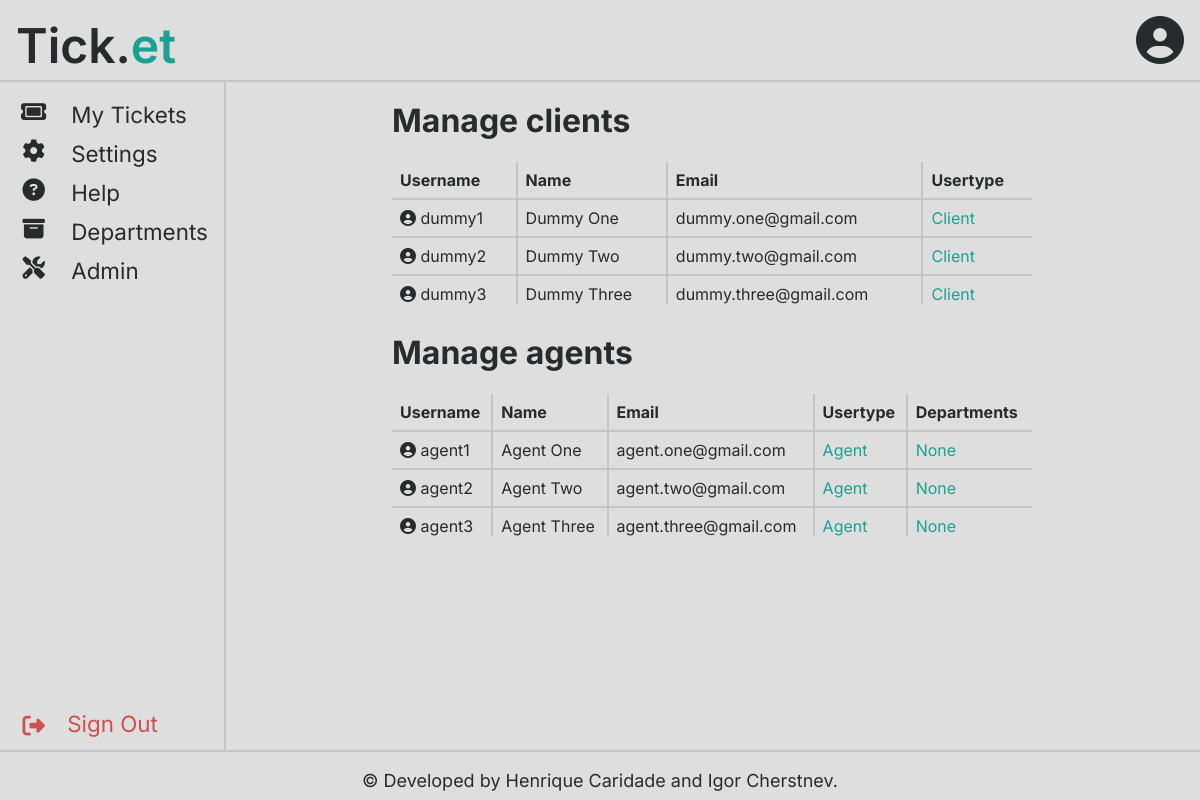
The app's page /pages/admin.php (signed in), older data.
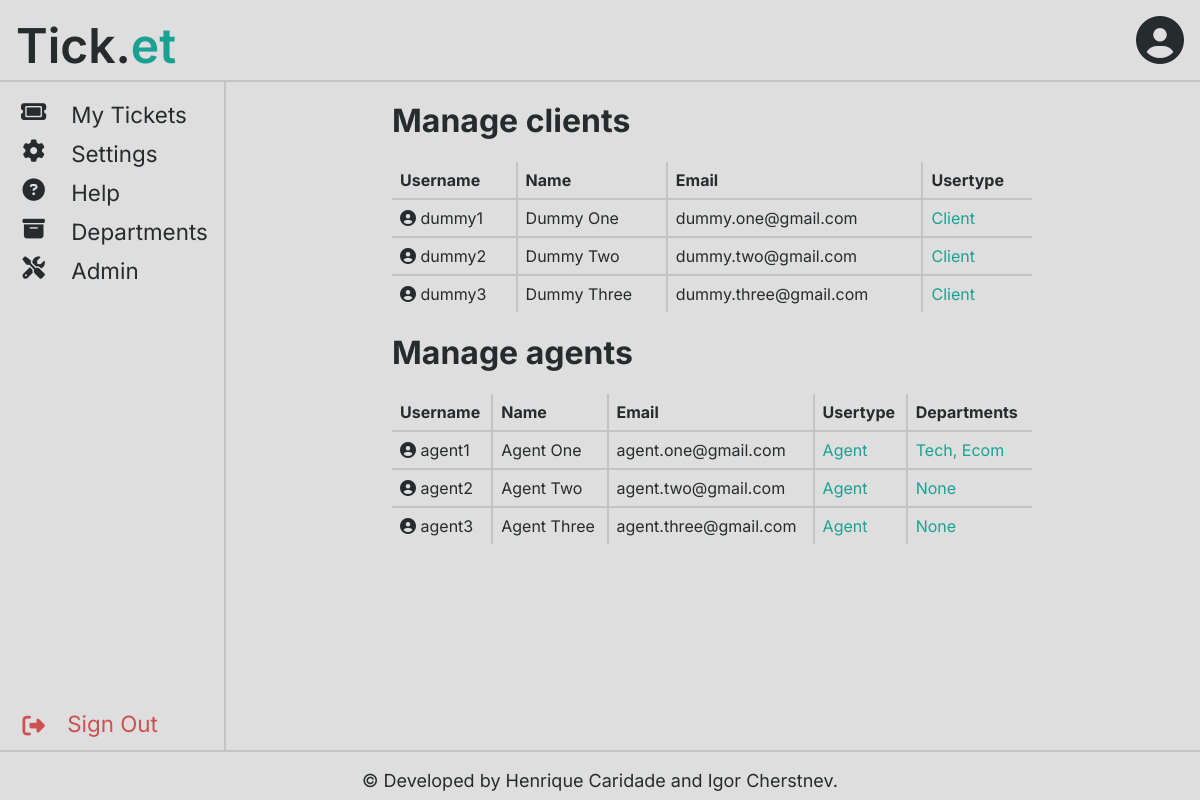
The same page, newer data.
### tables this page shows
CREATE TABLE User (
    username STRING PRIMARY KEY NOT NULL,
    name STRING NOT NULL,
    email STRING UNIQUE NOT NULL,
    password STRING NOT NULL,
    salt STRING NOT NULL,
    userType STRING NOT NULL CHECK (userType IN('Client', 'Agent', 'Admin'))
);

CREATE TABLE Department(
    name STRING PRIMARY KEY NOT NULL,
    abbrev STRING UNIQUE NOT NULL
);

### classes/user.php (called while the page is built, shortened)
<?php
    include_once("../classes/department.php");
    class User {
        protected function __construct(string $username, string $name, string $email, string $userType = User::USERTYPE_CLIENT) {
            $this->username = $username;
            $this->name = $name;
            $this->email = filter_var($email, FILTER_SANITIZE_EMAIL);
            $this->userType = $userType;
        }
        private static function fromArray(array $user) : User {
            return new User($user['username'], $user['name'], $user['email'], $user['userType']);
        }
        public static function getAllClients(PDO $db) : array {
            $stmt = $db->prepare('SELECT * FROM User WHERE userType = \'Client\' ');
            $stmt->execute();
            $usersArray = array();
            foreach($stmt->fetchAll() as $user){
                $usersArray[] = User::fromArray($user);
            }
            return $usersArray;
        }
    }
    class Agent extends User {
        private function __construct(string $username, string $name, string $email, array $departments, string $userType = User::USERTYPE_AGENT) {
            $this->departments = $departments;
        }
        private static function fromArrays(array $agent, array $departments) : Agent {
            return new Agent($agent['username'], $agent['name'], $agent['email'], $departments, $agent['userType']);
        }
        public static function getAllAgents(PDO $db) : array {
            $stmt = $db->prepare('SELECT * FROM User WHERE userType=\'Agent\' ');
            $stmt->execute();
            $agentsArray = array();
            foreach($stmt->fetchAll() as $agent){
                $agentsArray[] = Agent::fromArrays($agent, Department::getDepartmentsFromAgent($db, $agent['username']));
            }
            return $agentsArray;
        }
    }
?>

### classes/session.php (called while the page is built, shortened)
<?php
    include_once('../classes/user.php');
    class Session {
        public function getRights(string $userType){
            if($userType === User::USERTYPE_AGENT){
                return $_SESSION[Session::USERTYPE] === User::USERTYPE_AGENT or $_SESSION[Session::USERTYPE] === User::USERTYPE_ADMIN;
            }
            if($userType === User::USERTYPE_ADMIN){
                return $_SESSION[Session::USERTYPE] === User::USERTYPE_ADMIN;
            }
        }
    }
?>

### classes/department.php (called while the page is built, shortened)
<?php
    class Department{
        private function __construct(string $name, string $abbrev) {
            $this->abbrev = $abbrev;
        }
        private static function fromArray(array $department) : Department {
            return new Department($department["name"], $department["abbrev"]);
        }
        public static function getDepartmentsFromAgent(PDO $db, string $agentUsername) : array {
            $stmt = $db->prepare('SELECT * FROM AgentInDepartment WHERE agentUsername=?');
            $stmt->execute(array($agentUsername));
            $departmentArray = array();
            foreach($stmt->fetchAll() as $connection){
                $stmt2 = $db->prepare('SELECT * FROM Department WHERE name=?');
                $stmt2->execute(array($connection['department']));
                $department = $stmt2->fetch();
                $departmentArray[] = Department::fromArray($department);
            }
            return $departmentArray;
        }
    }
?>

### templates/user.php (the view)
<?php
    include_once("../templates/profile.php");
function _drawClient(User $client) { ?>
    <tr class="client">
        <td class="client-username"><?php drawProfile($client->username, true); ?></td>
        <td class="client-name"><?=htmlentities($client->name)?></td>
        <td class="client-email"><?=htmlentities($client->email)?></td>
        <td class="client-usertype">
            <a class="client-usertype-change" data-username="<?=htmlentities($client->username)?>" data-user-type="<?=htmlentities($client->userType)?>">
                <?=htmlentities($client->userType)?>
            </a>
        </td>
    </tr>
<?php
}
function _drawAgent(Agent $agent) { ?>
    <tr class="agent">
        <td class="agent-username"><?php drawProfile($agent->username, true); ?></td>
        <td class="agent-name"><?=htmlentities($agent->name)?></td>
        <td class="agent-email"><?=htmlentities($agent->email)?></td>
        <td class="agent-usertype">
            <a class="agent-usertype-change" data-username="<?=htmlentities($agent->username)?>" data-user-type="<?=htmlentities($agent->userType)?>">
                <?=htmlentities($agent->userType)?>
            </a>
        </td>
        <td class="agent-department">
            <a class="agent-department-change" data-username="<?=htmlentities($agent->username)?>">
                <?php {
                    $i = 0;
                    foreach ($agent->departments as $department) {
                        if ($i++ != 0) echo ', ';
                        echo htmlentities($department->abbrev);
                    }
                    if ($i == 0) {
                        echo 'None';
                    }
                } ?>
            </a>
        </td>
    </tr>
    <?php
}
function drawClients(array $clients) {  ?>
    <table id="clients">
        <thead>
            <tr>
                <th>Username</th>
                <th>Name</th>
                <th>Email</th>
                <th>Usertype</th>
            </tr>
        </thead>
        <tbody>
            <?php
                foreach ($clients as $client) {
                    _drawClient($client);
                }
            ?>
        </tbody>
    </table>
<?php
    }
function drawAgents(array $agents) {  ?>
    <table id="agents">
        <thead>
            <tr>
                <th>Username</th>
                <th>Name</th>
                <th>Email</th>
                <th>Usertype</th>
                <th>Departments</th>
            </tr>
        </thead>
        <tbody>
            <?php
                foreach ($agents as $agent) {
                    _drawAgent($agent);
                }
            ?>
        </tbody>
    </table>
<?php
    }
?>

### templates/header.php (shortened to what this page needs)
<?php
    include_once("../templates/profile.php");
    include_once("../classes/session.php");
    function drawHeader(bool $drawProfile=false) {
?>
<html lang="en">
<head>
    <link rel="stylesheet" href="../css/include.css">
    <link rel="stylesheet" href="../css/main.css">
    <link rel="stylesheet" href="../css/account.css">
    <link rel="stylesheet" href="../css/faq.css">
    <link rel="stylesheet" href="../css/button.css">
    <link rel="stylesheet" href="../css/userForms.css">
    <link rel="stylesheet" href="../css/admin.css">
    <link rel="stylesheet" href="../css/popup.css">
    <link rel="stylesheet" href="../css/table.css">
</head>
<body>
    <header>
        <span id="logo">Tick.<span id="logo-highlight">et</span></span>
        <div id="profile" class="profile" data-user="<?=htmlentities($_SESSION[Session::USERNAME])?>">
            <i class="fa-solid fa-circle-user"></i>
        </div>
    </header>
<?php
    }
?>

### templates/sidebar.php
<?php
    function drawSidebar(Session $session) {
?>
<div class="sidebar">
    <a href="../pages/dashboard.php">
        <span class="icon"><i class="fa-solid fa-ticket"></i></span>
        <span class="text">My Tickets</span>
    </a>
    <a href="../pages/settings.php">
        <span class="icon"><i class="fa-solid fa-gear"></i></span>
        <span class="text">Settings</span>
    </a>
    <a href="../pages/help.php">
        <span class="icon"><i class="fa-solid fa-question-circle"></i></span>
        <span class="text">Help</span>
    </a>
    <?php if($session->getRights(User::USERTYPE_AGENT) ) { ?>
        <a href="../pages/department_page.php">
            <span class="icon"><i class="fa-solid fa-box-archive"></i></span>
            <span class="text">Departments</span>
        </a>
    <?php } ?>
    <?php if($session->getRights(User::USERTYPE_ADMIN) ) { ?>
        <a href="../pages/admin.php">
            <span class="icon"><i class="fa-solid fa-screwdriver-wrench"></i></span>
            <span class="text">Admin</span>
        </a>
    <?php } ?>
    <a href="../actions/logout.php">
        <span class="icon"><i class="fa-solid fa-right-from-bracket"></i></span>
        <span class="text sign-out">Sign Out</span>
    </a>
</div>
<?php
    }
?>

### pages/admin.php (shortened to what this page needs)
<?php
    include_once("../templates/header.php");
    include_once("../templates/footer.php");
    include_once("../templates/sidebar.php");
    include_once("../templates/user.php");
    $session = Session::getSession();
    $db = getDatabaseConnection();
    $clients = User::getAllClients($db);
    $agents = Agent::getAllAgents($db);
    drawHeader(true);
    drawSidebar($session);
?>
<main class="main-sidebar">
    <div class="page">
        <h1 class="admin-item">Manage clients</h1>
        <div class="admin-item client-table"> <?php drawClients($clients); ?> </div>
        <h1 class="admin-item">Manage agents</h1>
        <div class="admin-item agent-table"> <?php drawAgents($agents); ?> </div>
    </div>
</main>
<?php
    drawFooter();
?>

### templates/profile.php
<?php
    function drawProfile(?string $username, bool $showUsername=false, bool $showIcon=true) {
?>
<div class="profile" data-user="<?=htmlentities($username)?>">
<?php if ($showIcon) { ?>
<i class="fa-solid fa-circle-user"></i>
<?php } if ($showUsername) { ?>
    <span class="username"><?=htmlentities($username)?></span>
<?php } ?>
</div>
<?php
    }
?>

### templates/footer.php
<?php
    function drawFooter() {
?>
    <footer>
        <span id="footer-info">&copy; Developed by Henrique Caridade and Igor Cherstnev.</span>
    </footer>
    </body>
</html>
<?php
    }
?>

### css/include.css (style rules this page uses)
:root { --primary-background-color: #dededeff; --secondary-background-color: #c4c3c7ff; --primary-color: #262b2dff; --secondary-color: #4c6569ff; --accent-color: #1aa193ff; --error-color: #ce5050ff; --warning-color: #cfbd63ff;; --success-color: #51d880ff; --header-height: 5rem; --footer-height: 3rem; --sidebar-width: 14rem; --sidebar-padding: 15px; --margin-sides: 10rem; }

### css/main.css (style rules this page uses)
body { font-family: 'Inter', sans-serif; background-color: var(--primary-background-color); color: var(--primary-color); }
.page { position: relative; margin: 0 var(--margin-sides); }
a { color: var(--accent-color); text-decoration: none; }
header { position: fixed; top: 0; left: 0; width: 100%; height: var(--header-height); font-size: 3em; border-bottom: 2px solid var(--secondary-background-color); background-color: var(--primary-background-color); z-index: 2; }
#logo { position: absolute; top: 1rem; left: 1rem; font-weight: 600; }
#logo-highlight { color: var(--accent-color); }
#profile { position: absolute; top: 1rem; right: 1rem; }
footer { position: fixed; bottom: 0; left: 0; width: 100%; height: var(--footer-height); font-size: 1em; border-top: 2px solid var(--secondary-background-color); background-color: var(--primary-background-color); z-index: 2; text-align: center; }
#footer-info { position: relative; top: 1em; font-size: large; }
.sidebar { height: calc(100% - var(--header-height) - var(--footer-height) - 2 * var(--sidebar-padding)); width: var(--sidebar-width); position: fixed; top: var(--header-height); left: 0; overflow-x: hidden; border-right: 2px solid var(--secondary-background-color); padding: var(--sidebar-padding) 0; background-color: var(--primary-background-color); z-index: 1; }
.sidebar a { display: block; padding: 6px 10px; color: var(--primary-color); font-size: 1.4em; }
.sidebar a .icon { position: absolute; right: 70%; width: 30%; text-align: center; }
.sidebar a .text { position: relative; left: 30%; }
.sidebar a:last-child .icon, .sidebar a:last-child .text { position: absolute; bottom: var(--sidebar-padding); color: var(--error-color); }
main { margin-top: var(--header-height); margin-bottom: var(--footer-height); }
main.main-sidebar { overflow: hidden; margin-left: var(--sidebar-width); }

### css/admin.css (style rules this page uses)
.admin-item { display: block; }

### css/table.css (style rules this page uses)
table { width: 100%; border-collapse: collapse; }
table, table th, table td { position: relative; }
table th { padding: 0.5em; text-align: left; }
table td { min-width: 0; padding: 0.5em; overflow: hidden; border-top: 2px solid var(--secondary-background-color); }
table td { white-space: nowrap; position: relative; overflow: hidden; min-width: 0; }

Row changes from the older to the newer data that the page shows:
changed user "agent1": gains department (abbrev "Tech"); gains department (abbrev "Ecom"); no longer shows "None"
